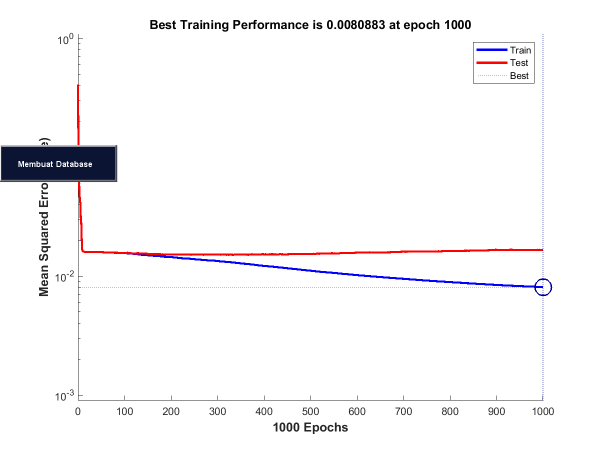
%> input picture test.png, 1200 x 900 px (shown at 1/2 size)
$ octave Preprocessing.m   (GNU Octave 9; MATLAB toolbox functions it lacks are replaced by stand-ins)
%> lines starting %> are read from the running program, lines starting %| are printed output that depends on the picture; in (x1, y1, x2, y2) boxes, pixels count from 0 and x2, y2 are one past the last pixel; in counts of white or black regions, pixels touching at a corner belong together; the program's own positions count from 1
### grayed.m
function grayimage=grayed(newImage);

grayimage=uint8(zeros(size(newImage,1),size(newImage,2)));
for i=1:size(newImage,1)
      for j=1:size(newImage,2)
          grayimage(i,j)=0.2989*newImage(i,j,1)+0.5870*newImage(i,j,2)+0.1140*newImage(i,j,3);
      end
end

### convert2binary.m
% Following MATLAB function will take a grayscale
% or an RGB image as input and will return a
% binary image as output

function image2 = convert2binary(img)

    [x, y, z]=size(img);

	% change the class of image
	% array from 'unit8' to 'double'
	img=double(img);

	% Calculate sum of all the gray level
	% pixel's value of the GrayScale Image
	sum=0;
	for i=1:x
		for j=1:y
		sum=sum+img(i, j);
	end
	end

	% Calculate Threshold value by dividing the
	% calculated sum by total number of pixels
	% total number of pixels = rows*columns (i.e x*y)
	threshold=sum/(x*y);

	% Create a image array having same number
	% of rows and column as Original image
	% with all elements as 0 (Zero).
	image2=zeros(x, y);

	% iterate over all the pixels of Grayscale
	% Image and Assign 1 to binary(i, j), if gray
	% level value is >= threshold value
	% else assign 0 to binary(i, j) .

	for i=1:x
	for j=1:y
		if img(i, j) >= threshold
				image2(i, j) = 1;
		else
			image2(i, j)=0;
		end
	end
	end
end

### dilation.m
function dilate_img = dilation(newImage)

[r c]=size(newImage);
w=ones(3,3);
dilate_img=[];
for x=2:1:r-1
 for y= 2:1:c-1
 g=[w(1)*newImage(x-1,y-1) w(2)*newImage(x-1,y) w(3)*newImage(x-1,y+1)...
 w(4)*newImage(x,y-1) w(5)*newImage(x,y) w(6)*newImage(x,y+1)...
 w(7)*newImage(x+1,y-1) w(8)*newImage(x+1,y) w(9)*newImage(x+1,y+1)];
 dilate_img(x,y)=max(g);
 end
end

### erotion.m
function erode_img = erotion(newImage);

[r c]=size(newImage);
w=ones(3    ,3);
erode_img=[];
for x=2:1:r-1
 for y= 2:1:c-1
 g=[w(1)*newImage(x-1,y-1) w(2)*newImage(x-1,y) w(3)*newImage(x-1,y+1)...
 w(4)*newImage(x,y-1) w(5)*newImage(x,y) w(6)*newImage(x,y+1)...
 w(7)*newImage(x+1,y-1) w(8)*newImage(x+1,y) w(9)*newImage(x+1,y+1)];
 erode_img(x,y)=min(g);
 end
end

### Rosenfeld.m
function thin=Rosenfeld(newImage)
%Modul untuk penipisan dengan metode NWG
citra=newImage;

citras=citra;%citras adalah citra yang dibuang pixel2nya,kmudian akan dijadikan masukkan pada iterasi berikutnya
[baris,kolom]=size(citra);
objek=0;    %objek=hitam=0
latar=1;    %latar=putih=1
bantu_point_dihapus=0;
% tic
N = 1;    %var N merupakan var bantu untuk memutuskan apakah iterasi tetap dilakukan, jika ada pixel yang diubah dari hitam ke putih maka nilai n akan bertambah, maka jika n=0 iterasi dihentikan
while(N>0)
    N=0;
    bantu_point_dihapus=bantu_point_dihapus+1;
    for i=1+1:baris-1
        for j=1+1:kolom-1
            if (citra(i,j)==objek & citra(i-1,j)==latar)%north, first subiteration
                xhp=0;    %nilai dari perhitungan xhp
                b=0;
                mat_xh(2,2)=citra(i,j);       %p
                mat_xh(2,3)=citra(i,j+1);     %x1
                mat_xh(3,3)=citra(i+1,j+1);   %x2
                mat_xh(3,2)=citra(i+1,j);     %x3
                mat_xh(3,1)=citra(i+1,j-1);   %x4
                mat_xh(2,1)=citra(i,j-1);     %x5
                mat_xh(1,1)=citra(i-1,j-1);   %x6
                mat_xh(1,2)=citra(i-1,j);     %x7
                mat_xh(1,3)=citra(i-1,j+1);   %x8
                xhp=simple(mat_xh);
                b=bp(mat_xh);
                if(b>1 & xhp==1)
                    citras(i,j)=latar;
                    N=N+1;
                end
            end
        end
    end

    citra=citras;%isi citra kemudian diganti dengan citras yaitu citra yang udah dibuang north bordernya, jadi inputan iterasi pada east border merupakan hasil dari iterasi north border

    for i=1+1:baris-1
        for j=1+1:kolom-1
            if (citra(i,j)==objek & citra(i,j+1)==latar)%east, second subiteration
                xhp=0;    %nilai dari perhitungan xhp
                b=0;
                mat_xh(2,2)=citra(i,j);       %p
                mat_xh(2,3)=citra(i,j+1);     %x1
                mat_xh(3,3)=citra(i+1,j+1);   %x2
                mat_xh(3,2)=citra(i+1,j);     %x3
                mat_xh(3,1)=citra(i+1,j-1);   %x4
                mat_xh(2,1)=citra(i,j-1);     %x5
                mat_xh(1,1)=citra(i-1,j-1);   %x6
                mat_xh(1,2)=citra(i-1,j);     %x7
                mat_xh(1,3)=citra(i-1,j+1);   %x8
                xhp=simple(mat_xh);
                b=bp(mat_xh);
                if(b>1 & xhp==1)
                    citras(i,j)=latar;
                    N=N+1;
                end
            end
        end
    end

    citra=citras;%isi citra kemudian diganti dengan citras yaitu citra yang udah dibuang north+east bordernya, jadi inputan iterasi pada south border merupakan hasil dari iterasi north+east border

     for i=1+1:baris-1
        for j=1+1:kolom-1
            if (citra(i,j)==objek & citra(i+1,j)==latar)%south, third subiteration
                xhp=0;    %nilai dari perhitungan xhp
                b=0;
                mat_xh(2,2)=citra(i,j);       %p
                mat_xh(2,3)=citra(i,j+1);     %x1
                mat_xh(3,3)=citra(i+1,j+1);   %x2
                mat_xh(3,2)=citra(i+1,j);     %x3
                mat_xh(3,1)=citra(i+1,j-1);   %x4
                mat_xh(2,1)=citra(i,j-1);     %x5
                mat_xh(1,1)=citra(i-1,j-1);   %x6
                mat_xh(1,2)=citra(i-1,j);     %x7
                mat_xh(1,3)=citra(i-1,j+1);   %x8
                xhp=simple(mat_xh);
                b=bp(mat_xh);
                if(b>1 & xhp==1)
                    citras(i,j)=latar;
                    N=N+1;
                end
            end
        end
    end

    citra=citras;%isi citra kemudian diganti dengan citras yaitu citra yang udah dibuang north+east+west bordernya, jadi inputan iterasi pada south border merupakan hasil dari iterasi north+east+west border

    for i=1+1:baris-1
        for j=1+1:kolom-1
            if (citra(i,j)==objek & citra(i,j-1)==latar)%west, fourth subiteration
                xhp=0;    %nilai dari perhitungan xhp
                b=0;
                mat_xh(2,2)=citra(i,j);       %p
                mat_xh(2,3)=citra(i,j+1);     %x1
                mat_xh(3,3)=citra(i+1,j+1);   %x2
                mat_xh(3,2)=citra(i+1,j);     %x3
                mat_xh(3,1)=citra(i+1,j-1);   %x4
                mat_xh(2,1)=citra(i,j-1);     %x5
                mat_xh(1,1)=citra(i-1,j-1);   %x6
                mat_xh(1,2)=citra(i-1,j);     %x7
                mat_xh(1,3)=citra(i-1,j+1);   %x8
                xhp=simple(mat_xh);
                b=bp(mat_xh);
                if(b>1 & xhp==1)
                    citras(i,j)=latar;
                    N=N+1;
                end
            end
        end
    end

    citra=citras;%isi citra kemudian diganti dengan citras yaitu citra yang udah dibuang north+east+west bordernya, jadi inputan iterasi pada south border merupakan hasil dari iterasi north+east+west border

    total_N(bantu_point_dihapus)=N;
end
% toc
% waktu=toc;
hapus=cumsum(total_N);
point_dihapus=hapus(end);
thin=citras;
% runningTime=waktu;

### divide.m
function [im1,im2,im3,im4,im5,im6,im7,im8,im9]=divide(newim)
%fungsi untuk membagi citra menjadi 9 segmen
[rows, columns]=size(newim);
r3 = int32(rows/3);
c3 = int32(columns/3);
im1 = newim(1:r3, 1:c3);
im2 = newim(1:r3, c3+1:2*c3);
im3 = newim(1:r3, 2*c3+1:end);
im4 = newim(r3+1:2*r3, 1:c3);
im5 = newim(r3+1:2*r3, c3+1:2*c3);
im6 = newim(r3+1:2*r3, 2*c3+1:end);
im7 = newim(2*r3+1:end, 1:c3);
im8 = newim(2*r3+1:end, c3+1:2*c3);
im9 = newim(2*r3+1:end, 2*c3+1:end);

### MarkDirection.m
function [vert,horz,dig1,dig2] = MarkDirection(newimage)

%UNTITLED2 Summary of this function goes here
%   Detailed explanation goes here
[rows,columns]=size(newimage);
% %Mask Vertical
% ver=[1 0 1; 1 0 1; 1 0 1];
% %Mask Horizontal
% hor=[1 1 1; 0 0 0; 1 1 1];
% %Mask Diagonal 1
% dg1=[0 1 1; 1 0 1; 1 1 0];
% %Mask Diagonal 1
% dg2=[1 1 0; 1 0 1; 0 1 1];
vert=0;
horz=0;
dig1=0;
dig2=0;
for i=2:rows-1
    for j=2:columns-1
        if newimage(i,j)==0
            if newimage(i,j)+newimage(i-1,j)+newimage(i+1,j)==0
                if newimage(i-1,j-1)+newimage(i-1,j+1)+newimage(i,j-1)+newimage(i,j+1)+newimage(i+1,j-1)+newimage(i+1,j+1)==6
                    vert=vert+1;
                end
            end
            if newimage(i,j)+newimage(i,j-1)+newimage(i,j+1)==0
                if newimage(i-1,j-1)+newimage(i-1,j)+newimage(i-1,j+1)+newimage(i+1,j-1)+newimage(i+1,j)+newimage(i+1,j+1)==6
                    horz=horz+1;
                end
            end
            if newimage(i,j)+newimage(i-1,j-1)+newimage(i+1,j+1)==0
                if newimage(i-1,j)+newimage(i-1,j+1)+newimage(i,j-1)+newimage(i,j+1)+newimage(i+1,j-1)+newimage(i+1,j)==6
                    dig1=dig1+1;
                end
            end
            if newimage(i,j)+newimage(i-1,j+1)+newimage(i+1,j-1)==0
                if newimage(i-1,j-1)+newimage(i-1,j)+newimage(i,j-1)+newimage(i,j+1)+newimage(i+1,j)+newimage(i+1,j+1)==6
                    dig2=dig2+1;
                end
            end
        end
    end
end
end

### IoC.m
function [black] = IoC(newimage)
%fungsi untuk menghitung banyak piksel hitam pada citra
[rows,columns]=size(newimage);
count=0;
for i=1:rows
    for j=1:columns
        if newimage(i,j)==0
            count=count+1;
        end
    end
end
black=count;
end

### Preprocessing.m
%membaca file gambar huruf hiragana
[file,path]=uigetfile('*/*.png','Import Picture');
%> the answer given: test.png
image1=imread([path file]);
%> image1 is the input picture: size 900x1200x3 uint8; mean R, G, B 247.8, 246.7, 248.1
%mengubah ukuran dimensi citra menjadi ukuran 42x42 piksel
resized = imresize(image1, [42 42]);
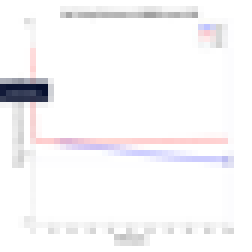
%> resized: size 42x42x3 uint8 (shown 6 times larger); mean R, G, B 247.5, 246.4, 247.9
%mengubah representasi citra dari citra berwarna ke citra keabuan
grayimage=grayed(resized);
%> after the loop in grayed, `for i=1:size(newImage,1)`:
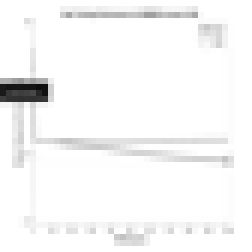
%> grayimage: size 42x42 uint8 (shown 6 times larger); min 14, max 255, mean 246.9
%mengubah representasi citra dari citra keabuan ke citra hitam putih
image2 = convert2binary(grayimage);
%> after the loop in convert2binary, `for i=1:x`: sum = 435547
%> in convert2binary, `threshold=sum/(x*y);`: threshold = 246.9
%> after the loop in convert2binary, `for i=1:x`:
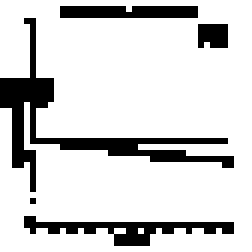
%> image2: size 42x42 double (shown 6 times larger); values 0 (black) and 1 (white), 83.2% white; black in thin lines or dots, all inside (x1, y1, x2, y2) = (0, 1, 39, 41)
%invert
inv = 1-image2;
%morfologi gradien
%se = strel('rectangle',[3 3]);
dilate_img = dilation(inv);
%> after the loop in dilation, `for x=2:1:r-1`:
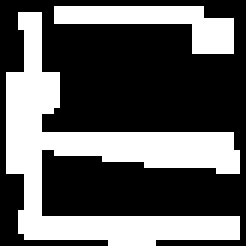
%> dilate_img: size 41x41 double (shown 6 times larger); values 0 (black) and 1 (white), 36.7% white; 2 white regions, box (x1, y1, x2, y2) and area: (1, 2, 40, 41) 502, (9, 1, 39, 9) 115
erode_img = erotion(inv);
%> after the loop in erotion, `for x=2:1:r-1`:
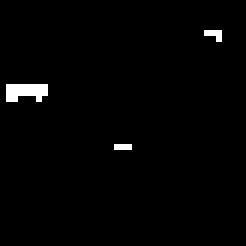
%> erode_img: size 41x41 double (shown 6 times larger); values 0 (black) and 1 (white), 1.4% white in thin lines or dots, all inside (x1, y1, x2, y2) = (1, 5, 37, 25)
morfgrad_img = dilate_img - erode_img;
%menipiskan citra menggunakan Rosenfeld
inv2 = 1-morfgrad_img;
thin=Rosenfeld(image2);
%> the loop in Rosenfeld, `while(N>0)` made 4 passes
%> pass 1, in Rosenfeld, `citra=citras;`:
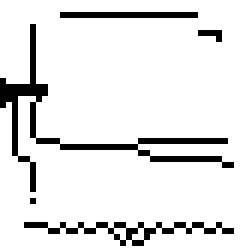
%> citra: size 42x42 double (shown 6 times larger); values 0 (black) and 1 (white), 90.2% white; black in thin lines or dots, all inside (x1, y1, x2, y2) = (0, 2, 39, 41)
%> after the loop in Rosenfeld, `while(N>0)`:
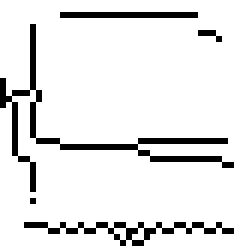
%> citras: size 42x42 double (shown 6 times larger); values 0 (black) and 1 (white), 90.9% white; black in thin lines or dots, all inside (x1, y1, x2, y2) = (0, 2, 39, 41)
%> after the loop in Rosenfeld, `while(N>0)`: b = 2; bantu_point_dihapus = 4; mat_xh = [0 1 1; 1 0 0; 1 1 1]; total_N = [124 10 1 0]; xhp = 2
%> in Rosenfeld, `hapus=cumsum(total_N);`: hapus = [124 134 135 135]
%> in Rosenfeld, `point_dihapus=hapus(end);`: point_dihapus = 135
%membagi citra menjadi 9 segmen berukuran 14x14 piksel
[im1,im2,im3,im4,im5,im6,im7,im8,im9]=divide(thin);
%mencirikan citra menggunakan mark direction pada tiap segmen
[vert_1,horz_1,dig1_1,dig2_1] = MarkDirection(im1);
%> after the loop in MarkDirection, `for i=2:rows-1`: dig1 = 0; horz = 2; vert = 8
%> vert_1 = 8; horz_1 = 2; dig1_1 = 0; dig2_1 = 0
[vert_2,horz_2,dig1_2,dig2_2] = MarkDirection(im2);
%> vert_2 = 0; horz_2 = 12; dig1_2 = 0; dig2_2 = 0
[vert_3,horz_3,dig1_3,dig2_3] = MarkDirection(im3);
%> vert_3 = 0; horz_3 = 4; dig1_3 = 0; dig2_3 = 0
[vert_4,horz_4,dig1_4,dig2_4] = MarkDirection(im4);
%> vert_4 = 11; horz_4 = 5; dig1_4 = 0; dig2_4 = 0
[vert_5,horz_5,dig1_5,dig2_5] = MarkDirection(im5);
%> vert_5 = 0; horz_5 = 11; dig1_5 = 0; dig2_5 = 0
[vert_6,horz_6,dig1_6,dig2_6] = MarkDirection(im6);
%> vert_6 = 0; horz_6 = 15; dig1_6 = 0; dig2_6 = 0
[vert_7,horz_7,dig1_7,dig2_7] = MarkDirection(im7);
%> vert_7 = 2; horz_7 = 2; dig1_7 = 0; dig2_7 = 0
[vert_8,horz_8,dig1_8,dig2_8] = MarkDirection(im8);
%> vert_8 = 0; horz_8 = 0; dig1_8 = 1; dig2_8 = 0
[vert_9,horz_9,dig1_9,dig2_9] = MarkDirection(im9);
%> vert_9 = 0; horz_9 = 0; dig1_9 = 0; dig2_9 = 0
%mencirikan citra menggunakan Intensity of Character pada tiap segmen
[black_1] = IoC(im1);
%> after the loop in IoC, `for i=1:rows`: count = 15
%> black_1 = 15
[black_2] = IoC(im2);
%> black_2 = 14
[black_3] = IoC(im3);
%> black_3 = 9
[black_4] = IoC(im4);
%> black_4 = 37
[black_5] = IoC(im5);
%> black_5 = 19
[black_6] = IoC(im6);
%> black_6 = 21
[black_7] = IoC(im7);
%> black_7 = 15
[black_8] = IoC(im8);
%> black_8 = 20
[black_9] = IoC(im9);
%> black_9 = 11
%memasukkan ciri black ke array black
black=[black_1,black_2,black_3,black_4,black_5,black_6,black_7,black_8,black_9];
%> black = [15 14 9 37 19 21 15 20 11]
%memasukkan ciri dig1 ke array dig1
dig1=[dig1_1,dig1_2,dig1_3,dig1_4,dig1_5,dig1_6,dig1_7,dig1_8,dig1_9];
%> dig1 = [0 0 0 0 0 0 0 1 0]
%memasukkan ciri dig2 ke array dig2
dig2=[dig2_1,dig2_2,dig2_3,dig2_4,dig2_5,dig2_6,dig2_7,dig2_8,dig2_9];
%> dig2 = [0 0 0 0 0 0 0 0 0]
%memasukkan ciri horz ke array horz
horz=[horz_1,horz_2,horz_3,horz_4,horz_5,horz_6,horz_7,horz_8,horz_9];
%> horz = [2 12 4 5 11 15 2 0 0]
%memasukkan ciri vert ke array vert
vert=[vert_1,vert_2,vert_3,vert_4,vert_5,vert_6,vert_7,vert_8,vert_9];
%> vert = [8 0 0 11 0 0 2 0 0]
%membuat kombinasi ciri 1
ciri1=[black];
%> ciri1 = [15 14 9 37 19 21 15 20 11]
%membuat kombinasi ciri 2
ciri2=[dig1];
%> ciri2 = [0 0 0 0 0 0 0 1 0]
%membuat kombinasi ciri 3
ciri3=[black,dig1];
%> ciri3 = 18 values, max 37 at index 4, min 0 at index 10, mean 9
%membuat kombinasi ciri 4
ciri4=[black,dig2];
%> ciri4 = 18 values, max 37 at index 4, min 0 at index 10, mean 8.94
%membuat kombinasi ciri 5
ciri5=[dig1,dig2];
%> ciri5 = 18 values, max 1 at index 8, min 0 at index 1, mean 0.0556
%membuat kombinasi ciri 6
ciri6=[black,dig1,dig2,horz,vert];
%> ciri6 = 45 values, max 37 at index 4, min 0 at index 10, mean 5.2

 % [8 lines of commented-out code are left out]
